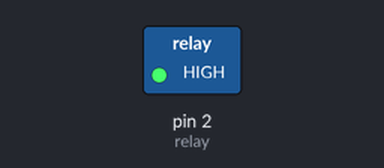
Recording of a sketch running on a simulated Arduino Uno, built with avr-gcc and run on an emulated ATmega328P. Shown: switched loads named in the sketch (green lamp = pin HIGH).

Above: at 2.5 s.
At 7.5 s:
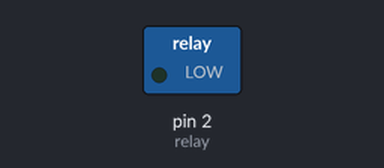
Timing chart, 0 to 13.0 s (numbered marks = the images above):
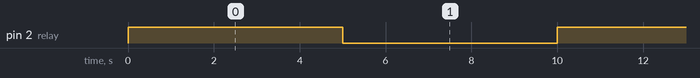

Measured:
- by itself, pin 2 (relay): alternates HIGH for 5.0 s and LOW for 5.0 s

The sketch:

relay.ino
```cpp
int relay=2; // pin IN de modulo a pin digital 2 de Arduino

void setup()
{
  pinMode(relay,OUTPUT);// pin 2 como salida
}

void loop()
{
  digitalWrite(relay,HIGH);// activacion del modulo de rele con un nivel bajo
  delay(5000);// demora de 5 seg.
  digitalWrite(relay,LOW);// apagado del modulo de rele con un nivel alto
  delay(5000);// demora de 5 seg.
}
```
